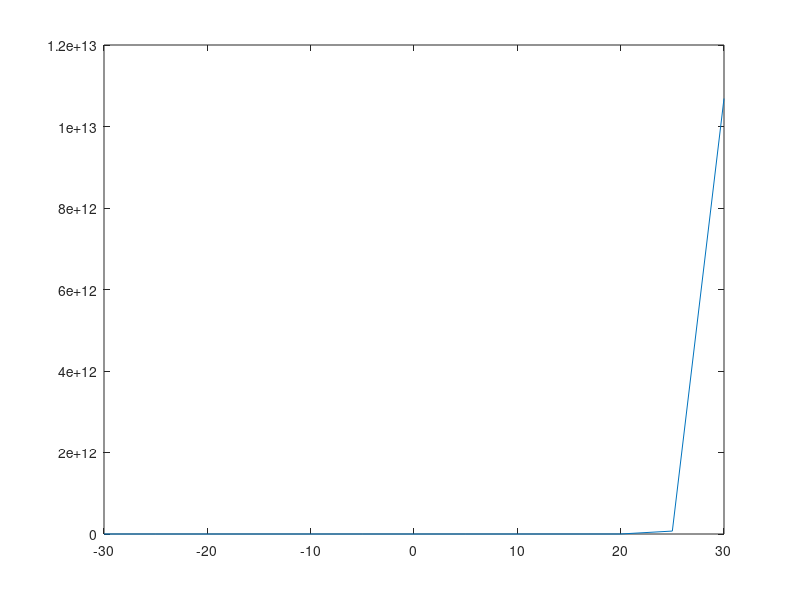

Recreate this plot in MATLAB.
% Octave Script
% Title           :Funciones Trascendentes: Trigonométricas, Logarítmicas y Exponenciales (Ejercicio3)
% Correo          :urbanoorlando79@gmail.com
% Description     :Script para graficar funciones y determinar que tipo de funcion es.
% Author          :Orlando Urbano Trejo (Lando)
% Date            :23_11_2021
% Version         :1
% Usage           :octave>path/Ejercicio3
%                 :Requiere aplicación octave, usar linea de comandos
%                 :https://octaveintro.readthedocs.io/en/latest/index.html

clear
disp ('Función3');
% Dominio de la función
x= -30:5:30
% Regla de correspondencia
fx= e.^x
disp ('La función es inyectiva ya que ∀x,y∈D | f(x) = f(y) ⟹ x = y ');
disp ('El dominio de la función es (-∞, ∞)');
disp ('El rango de la función es de (0, ∞)');
disp ('Los puntos donde f(x)=0 son los puntos (0,1)');
% Plotear función
plot (x, fx)
